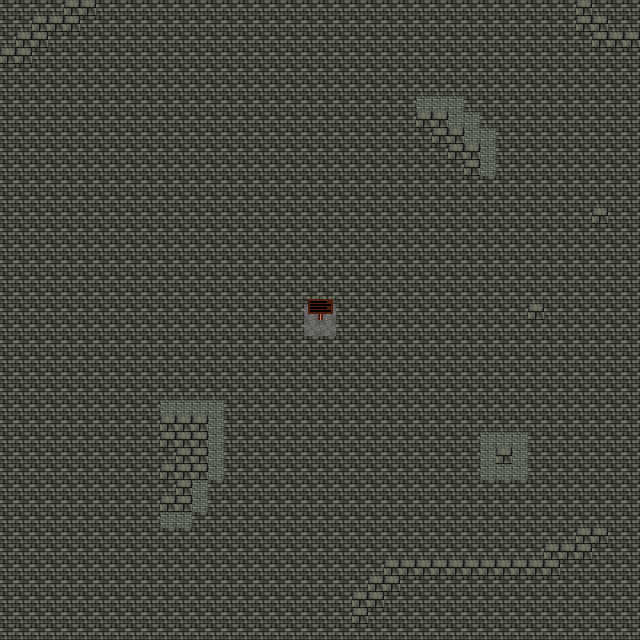

Below is a game level as drawn by its tile map, then a one-line description and the .tmx that defines it (tile-layer data replaced by summaries):
An orthogonal 40x40 tile map with 16x16 px tiles, 2 tile layers (Calque de Tuiles 2, Calque de Tuiles 1), 6 tilesets.

<map version="1.10" tiledversion="1.12.2" orientation="orthogonal" renderorder="right-down" width="40" height="40" tilewidth="16" tileheight="16" infinite="0" nextlayerid="4" nextobjectid="1">
 <tileset firstgid="1" name="Brick_12-128x128" tilewidth="16" tileheight="16" tilecount="1" columns="1">
  <image source="Texture sol/128x128/converted_16px/Brick/Brick_12-128x128.png" width="16" height="16" />
 </tileset>
 <tileset firstgid="2" name="Brick_11-128x128" tilewidth="16" tileheight="16" tilecount="1" columns="1">
  <image source="Texture sol/128x128/converted_16px/Brick/Brick_11-128x128.png" width="16" height="16" />
 </tileset>
 <tileset firstgid="3" name="Brick_06-128x128" tilewidth="16" tileheight="16" tilecount="1" columns="1">
  <image source="Texture sol/128x128/converted_16px/Brick/Brick_06-128x128.png" width="16" height="16" />
 </tileset>
 <tileset firstgid="4" name="Square_Brick_01-128x128" tilewidth="16" tileheight="16" tilecount="1" columns="1">
  <image source="Texture sol/128x128/converted_16px/Square/Brick/Square_Brick_01-128x128.png" width="16" height="16" />
 </tileset>
 <tileset firstgid="5" name="Grating_08-128x128" tilewidth="16" tileheight="16" tilecount="1" columns="1">
  <image source="Texture sol/128x128/converted_16px/Grating/Grating_08-128x128.png" width="16" height="16" />
 </tileset>
 <tileset firstgid="6" name="pancarte_32x32_acajou_pied_texture" tilewidth="32" tileheight="32" tilecount="1" columns="1">
  <image source="pancarte_32x32_acajou_pied_texture.png" width="32" height="32" />
 </tileset>
 <layer id="3" name="Calque de Tuiles 2" width="40" height="40">
  <data>[1600 cells, 1600 non-empty, 4 distinct tile ids]</data>
 </layer>
 <layer id="1" name="Calque de Tuiles 1" width="40" height="40">
  <data>[1600 cells, 1 non-empty, 1 distinct tile ids]</data>
 </layer>
</map>
